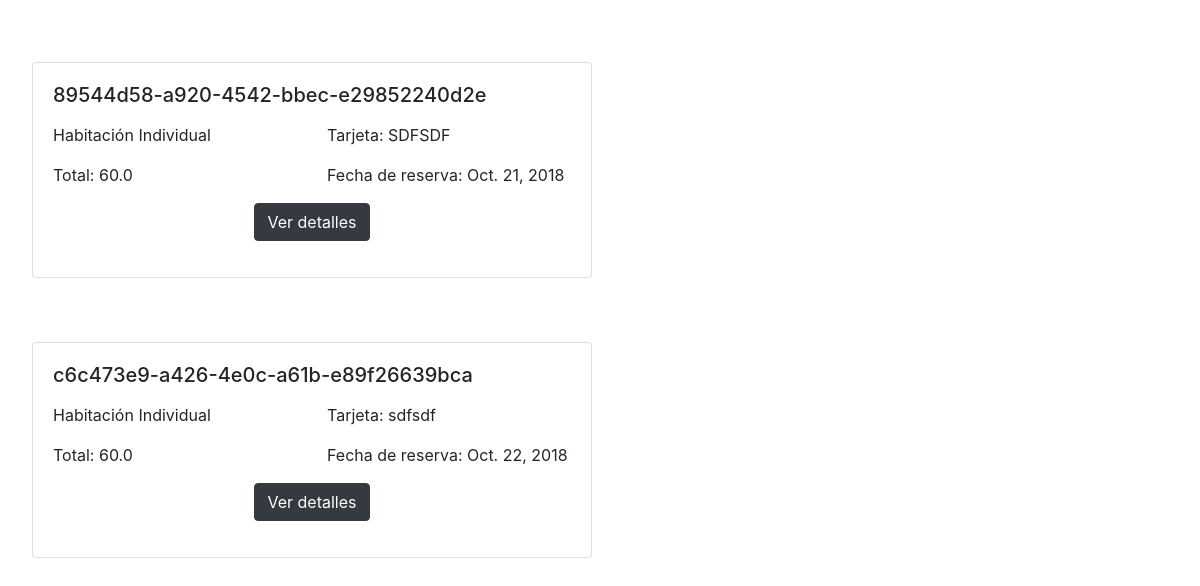
The page /booking/reservations/ (signed in, lower part) on the database as committed earlier.
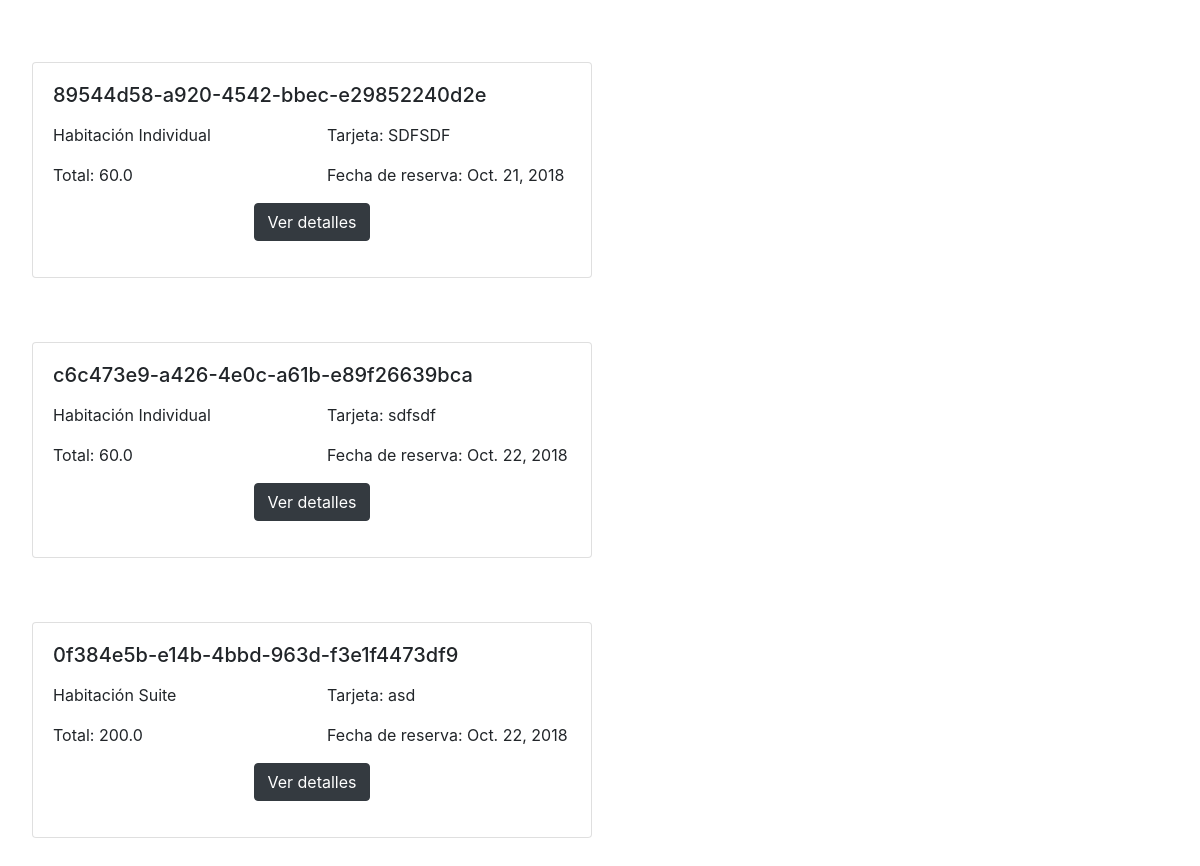
The same page on the database as committed later.
### booking/models.py (models this page shows, shortened)
class Booking(models.Model):
    room = models.ForeignKey(Room, on_delete=models.PROTECT)
    user = models.ForeignKey(User, on_delete=models.PROTECT)
    code = models.UUIDField(unique=True, default=uuid.uuid4, editable=False)
    amount_number = models.FloatField()
    days_number = models.IntegerField()
    payment_card_text = models.CharField(max_length=20)
    phone_number_text = models.CharField(max_length=20)
    comment_text = models.CharField(max_length=1000, null=True)
    name_text = models.CharField(max_length=60)
    surname_text = models.CharField(max_length=60)
    id_card_text = models.CharField(max_length=20)
    email = models.EmailField()
    date = models.DateField()
    from_date = models.DateField()
    to_date = models.DateField()

class Room(models.Model):
    type_text = models.CharField(max_length=200)
    available_date = models.DateField()
    price_number = models.FloatField()
    description_text = models.CharField(max_length=1000)

### booking/views.py (the view, shortened to what this page needs)
# urls.py: path('reservations/', views.reservations, name='reservations'),
def reservations(request):
    user = request.user
    reservations = Booking.objects.filter(user=user)
    return render(request, 'booking/reservations.html', {'reservations': reservations})

### booking/templates/booking/reservations.html
{% extends "booking/layouts/base.html" %}
{% load static %}
{% block content %}
  <link rel="stylesheet" type="text/css" href="{% static 'booking/css/reservations.css' %}">
  <div class="d-flex flex-row flex-wrap">
    {% for reservation in reservations %}
      <div class="card">
        <div class="card-body">
          <h5 class="card-title">{{ reservation.code }}</h5>
          <p class="card-text">
            <div class="row">
              <div class="col-6">
                <p>Habitación {{ reservation.room.type_text }}</p>
              </div>
              <div class="col-6">
                <p>Tarjeta: {{ reservation.payment_card_text }}</p>
              </div>
              <div class="col-6">
                <p>Total: {{ reservation.amount_number }}</p>
              </div>
              <div class="col-6">
                <p>Fecha de reserva: {{ reservation.date }}</p>
              </div>
            </div>
            <div class="row">
              <div class="col-12 text-center button">
                <a class="btn btn-dark" href="{% url 'booking:detail' reservation.id %}">Ver detalles</a>
              </div>
            </div>
          </p>
        </div>
      </div>
    {% endfor %}
  </div>
{% endblock %}

Rows that differ between the two databases and show on the page:
added Booking: code "0f384e5b-e14b-4bbd-963d-f3e1f4473df9", room.type_text "Suite", payment_card_text "asd", amount_number "200.0", date "Oct. 22, 2018"
